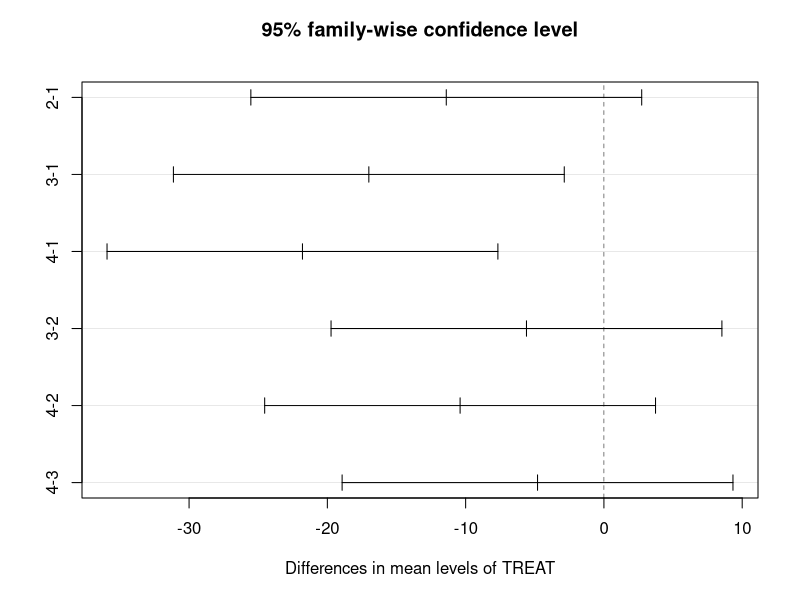
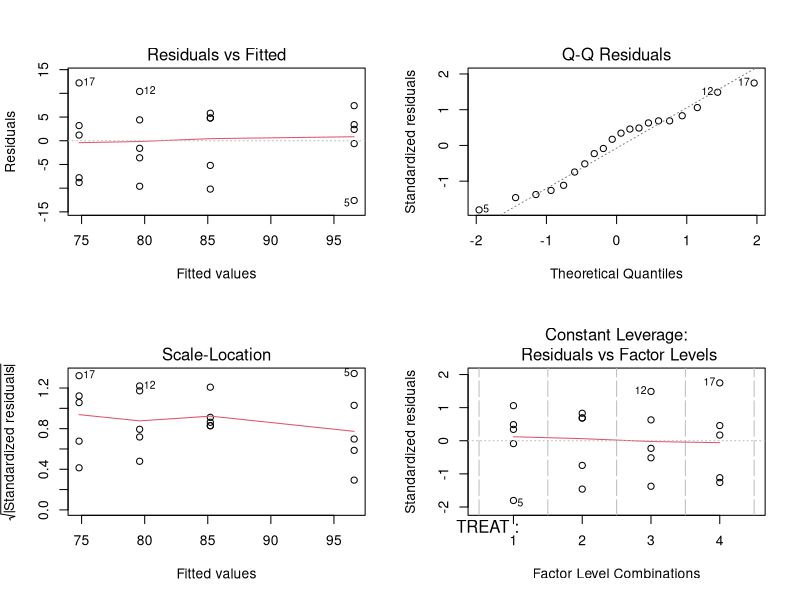

Source code (R) for these figures, in order:
#################################
### R CODE FOR EXAMPLE 1: CRD ###
#################################

RESP<-c(96,99,100,104,84,91,90,75,80,90,70,90,84,76,78,78,87,67,66,76)
TREAT<-rep(1:4, each=5)
dades<-data.frame (TREAT, RESP)
dades$TREAT <- as.factor(TREAT)
attach (dades)
write.csv2(dades, file="dadesCRD.csv2", row.names=TRUE)


model <- RESP ~ TREAT

aov1<-aov (model, data=dades)
summary(aov1)

model.tables(aov1)
model.tables(aov1,type="means") # Mitjanes dels grups

(hsd=TukeyHSD(aov1,which="TREAT",conf=0.95))
plot(hsd)

### Check ANOVA model assumptions

opt<- par(mfrow=c(2,2))
plot(aov1)
par(opt)

### Clean memory
detach(dades)
rm(dades)